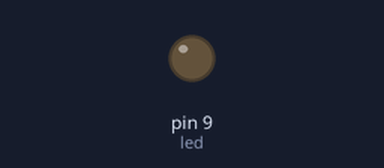
The sketch below on a simulated Arduino Uno, built with avr-gcc and run on an emulated ATmega328P. Parts: output pins drawn as LEDs (lit = HIGH).

Above: at 0.05 s.
At 1.15 s:
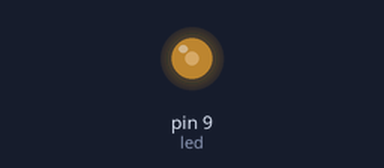
At 2.3 s:
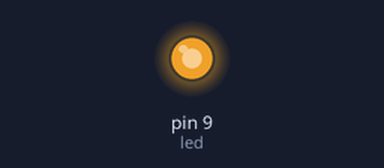
At 4.6 s:
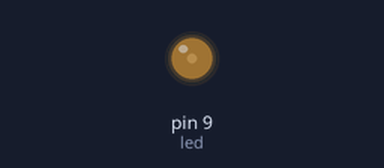
Timing chart, 0 to 6.5 s (numbered marks = the images above):
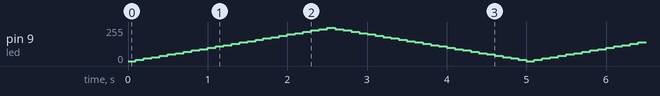

The sketch:

brightness.ino
```cpp
int led = 9;
int delayTime = 100;
int brightness = 0;
int i = 0;
int j;

void setup() {
  pinMode(led, OUTPUT);
}

void loop() {
  for(i = 0 ; i < 25 ; ++i)
  {
    analogWrite(led, brightness); delay(delayTime);
    brightness += 10;
  }

    for(j = 0 ; j < 25 ; ++j)
  {
    analogWrite(led, brightness); delay(delayTime);
    brightness -= 10;
  }
}
```
